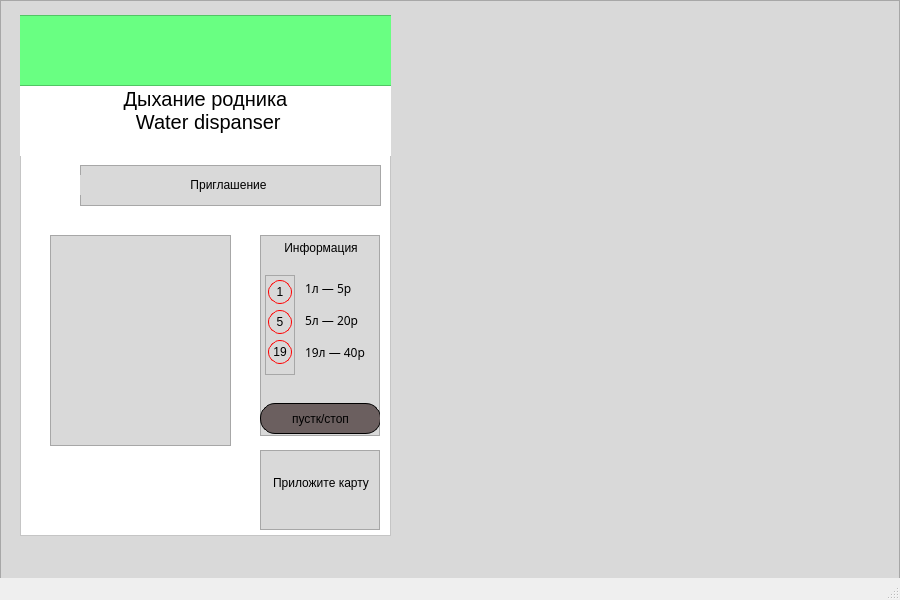
<?xml version="1.0" encoding="UTF-8"?>
<ui version="4.0">
 <class>MainWindow</class>
 <widget class="QMainWindow" name="MainWindow">
  <property name="geometry">
   <rect>
    <x>0</x>
    <y>0</y>
    <width>900</width>
    <height>600</height>
   </rect>
  </property>
  <property name="windowTitle">
   <string>1</string>
  </property>
  <widget class="QWidget" name="all_market">
   <widget class="QFrame" name="font_market">
    <property name="geometry">
     <rect>
      <x>0</x>
      <y>0</y>
      <width>900</width>
      <height>700</height>
     </rect>
    </property>
    <property name="styleSheet">
     <string notr="true">background-color: rgb(217, 217, 217);</string>
    </property>
    <property name="frameShape">
     <enum>QFrame::StyledPanel</enum>
    </property>
    <property name="frameShadow">
     <enum>QFrame::Raised</enum>
    </property>
    <widget class="QFrame" name="market">
     <property name="geometry">
      <rect>
       <x>20</x>
       <y>15</y>
       <width>371</width>
       <height>521</height>
      </rect>
     </property>
     <property name="styleSheet">
      <string notr="true">background-color: rgb(255, 255, 255);</string>
     </property>
     <property name="frameShape">
      <enum>QFrame::StyledPanel</enum>
     </property>
     <property name="frameShadow">
      <enum>QFrame::Raised</enum>
     </property>
     <widget class="QLabel" name="text">
      <property name="enabled">
       <bool>true</bool>
      </property>
      <property name="geometry">
       <rect>
        <x>0</x>
        <y>50</y>
        <width>371</width>
        <height>91</height>
       </rect>
      </property>
      <property name="font">
       <font>
        <pointsize>15</pointsize>
       </font>
      </property>
      <property name="text">
       <string>Дыхание родника 
 Water dispanser</string>
      </property>
      <property name="alignment">
       <set>Qt::AlignCenter</set>
      </property>
      <property name="wordWrap">
       <bool>false</bool>
      </property>
     </widget>
     <widget class="QFrame" name="placeBottle">
      <property name="geometry">
       <rect>
        <x>30</x>
        <y>220</y>
        <width>181</width>
        <height>211</height>
       </rect>
      </property>
      <property name="styleSheet">
       <string notr="true">background-color: rgb(217, 217, 217);</string>
      </property>
      <property name="frameShape">
       <enum>QFrame::StyledPanel</enum>
      </property>
      <property name="frameShadow">
       <enum>QFrame::Raised</enum>
      </property>
     </widget>
     <widget class="QFrame" name="welcome_label">
      <property name="geometry">
       <rect>
        <x>60</x>
        <y>150</y>
        <width>301</width>
        <height>41</height>
       </rect>
      </property>
      <property name="styleSheet">
       <string notr="true">background-color: rgb(217, 217, 217);</string>
      </property>
      <property name="frameShape">
       <enum>QFrame::StyledPanel</enum>
      </property>
      <property name="frameShadow">
       <enum>QFrame::Raised</enum>
      </property>
      <widget class="QLabel" name="welcome_text">
       <property name="geometry">
        <rect>
         <x>-2</x>
         <y>10</y>
         <width>301</width>
         <height>20</height>
        </rect>
       </property>
       <property name="text">
        <string>Приглашение</string>
       </property>
       <property name="alignment">
        <set>Qt::AlignCenter</set>
       </property>
      </widget>
     </widget>
     <widget class="QFrame" name="info">
      <property name="geometry">
       <rect>
        <x>240</x>
        <y>220</y>
        <width>120</width>
        <height>201</height>
       </rect>
      </property>
      <property name="styleSheet">
       <string notr="true">background-color: rgb(217, 217, 217);</string>
      </property>
      <property name="frameShape">
       <enum>QFrame::StyledPanel</enum>
      </property>
      <property name="frameShadow">
       <enum>QFrame::Raised</enum>
      </property>
      <widget class="QLabel" name="label_2">
       <property name="geometry">
        <rect>
         <x>3</x>
         <y>5</y>
         <width>116</width>
         <height>16</height>
        </rect>
       </property>
       <property name="text">
        <string>Информация</string>
       </property>
       <property name="alignment">
        <set>Qt::AlignCenter</set>
       </property>
      </widget>
      <widget class="QPushButton" name="pushButton">
       <property name="geometry">
        <rect>
         <x>0</x>
         <y>168</y>
         <width>121</width>
         <height>31</height>
        </rect>
       </property>
       <property name="styleSheet">
        <string notr="true">background-color: rgb(107, 95, 95);
  border-radius: 15%;
border : 1px solid black</string>
       </property>
       <property name="text">
        <string>пустк/стоп</string>
       </property>
      </widget>
      <widget class="QFrame" name="menu_water">
       <property name="geometry">
        <rect>
         <x>5</x>
         <y>40</y>
         <width>30</width>
         <height>100</height>
        </rect>
       </property>
       <property name="styleSheet">
        <string notr="true"/>
       </property>
       <property name="frameShape">
        <enum>QFrame::StyledPanel</enum>
       </property>
       <property name="frameShadow">
        <enum>QFrame::Raised</enum>
       </property>
       <widget class="QPushButton" name="water1">
        <property name="geometry">
         <rect>
          <x>3</x>
          <y>5</y>
          <width>24</width>
          <height>24</height>
         </rect>
        </property>
        <property name="styleSheet">
         <string notr="true">
  border-radius: 12%;
  border: 1px solid red;</string>
        </property>
        <property name="text">
         <string>1</string>
        </property>
       </widget>
       <widget class="QPushButton" name="water5">
        <property name="geometry">
         <rect>
          <x>3</x>
          <y>35</y>
          <width>24</width>
          <height>24</height>
         </rect>
        </property>
        <property name="styleSheet">
         <string notr="true">
  border-radius: 12%;
  border: 1px solid red;</string>
        </property>
        <property name="text">
         <string>5</string>
        </property>
       </widget>
       <widget class="QPushButton" name="water19">
        <property name="geometry">
         <rect>
          <x>3</x>
          <y>65</y>
          <width>24</width>
          <height>24</height>
         </rect>
        </property>
        <property name="styleSheet">
         <string notr="true">
  border-radius: 12%;
  border: 1px solid red;</string>
        </property>
        <property name="text">
         <string>19</string>
        </property>
       </widget>
      </widget>
      <widget class="QLabel" name="label_3">
       <property name="geometry">
        <rect>
         <x>45</x>
         <y>45</y>
         <width>66</width>
         <height>81</height>
        </rect>
       </property>
       <property name="styleSheet">
        <string notr="true">color: #000;
text-align: center;
font-size: 12px;
font-family: Alata;
font-style: normal;
font-weight: 400;
line-height: normal;</string>
       </property>
       <property name="text">
        <string>1л — 5р

5л — 20р

19л — 40р</string>
       </property>
      </widget>
     </widget>
     <widget class="QFrame" name="get_kard">
      <property name="geometry">
       <rect>
        <x>240</x>
        <y>435</y>
        <width>120</width>
        <height>80</height>
       </rect>
      </property>
      <property name="styleSheet">
       <string notr="true">background-color: rgb(217, 217, 217);</string>
      </property>
      <property name="frameShape">
       <enum>QFrame::StyledPanel</enum>
      </property>
      <property name="frameShadow">
       <enum>QFrame::Raised</enum>
      </property>
      <widget class="QLabel" name="kard_text">
       <property name="geometry">
        <rect>
         <x>3</x>
         <y>25</y>
         <width>116</width>
         <height>16</height>
        </rect>
       </property>
       <property name="text">
        <string>Приложите карту</string>
       </property>
       <property name="alignment">
        <set>Qt::AlignCenter</set>
       </property>
      </widget>
     </widget>
     <widget class="QFrame" name="water">
      <property name="geometry">
       <rect>
        <x>-1</x>
        <y>0</y>
        <width>376</width>
        <height>71</height>
       </rect>
      </property>
      <property name="styleSheet">
       <string notr="true">background-color: rgb(105, 255, 130);</string>
      </property>
      <property name="frameShape">
       <enum>QFrame::StyledPanel</enum>
      </property>
      <property name="frameShadow">
       <enum>QFrame::Raised</enum>
      </property>
     </widget>
    </widget>
   </widget>
  </widget>
  <widget class="QMenuBar" name="menubar">
   <property name="geometry">
    <rect>
     <x>0</x>
     <y>0</y>
     <width>900</width>
     <height>22</height>
    </rect>
   </property>
  </widget>
  <widget class="QStatusBar" name="statusbar"/>
 </widget>
 <resources/>
 <connections/>
</ui>
